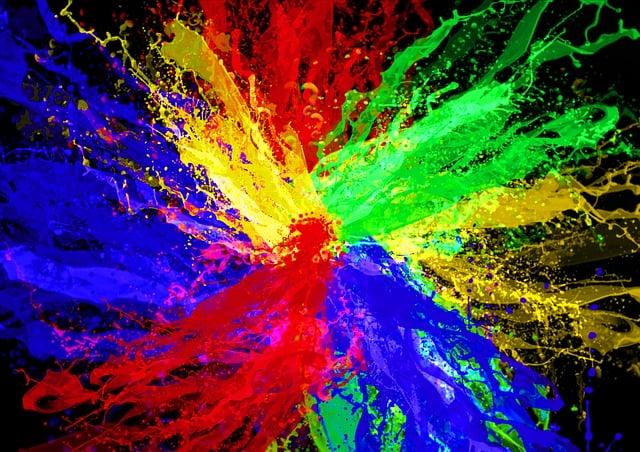
#> input picture hw1/Dataset_OpenCvDl_Hw1/Q1_image/rgb.jpg, 640 x 452 px
$ python -i q3_image_processing.py   (imports and definitions only)
#> lines starting #> are read from the running program, lines starting #| are printed output that depends on the picture; after the words box and inside, x2 and y2 are one past the last pixel; in counts of white or black regions, pixels touching at a corner belong together
#> further down, picture is the input picture: shape (452, 640, 3); mean B, G, R 68.8, 60.7, 79.9
import cv2
import numpy as np


# =========================================================
# Helper Functions
# =========================================================

def _preprocess_gray_blur(image):
    """
    Convert input image to grayscale and apply 3x3 Gaussian blur.
    Returns blurred grayscale float32 image.
    """
    if image is None:
        print("[ERROR] Image is None.")
        return None

    # Convert to grayscale if needed
    if len(image.shape) == 3:
        gray = cv2.cvtColor(image, cv2.COLOR_BGR2GRAY)
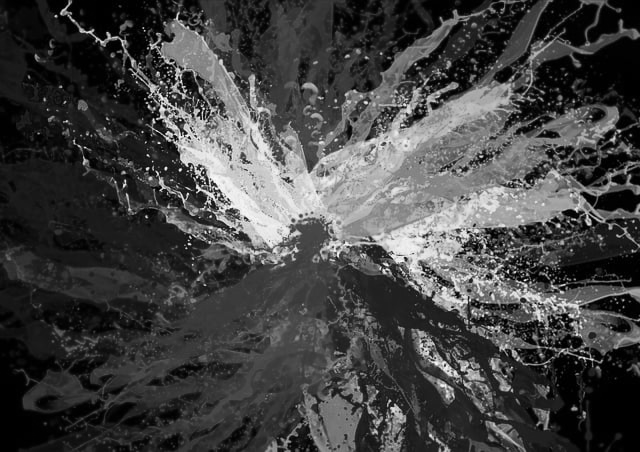
#> gray: shape (452, 640); min 0, max 252, mean 67.3
    else:
        gray = image.copy()

    # Apply Gaussian Blur
    blur = cv2.GaussianBlur(gray, (3, 3), 0).astype(np.float32)
    return blur


def _manual_conv3x3(img, kernel):
    """
    Perform manual 3x3 convolution with zero padding.
    """
    h, w = img.shape
#> h = 452; w = 640
    padded = np.zeros((h + 2, w + 2), dtype=np.float32)
    padded[1:-1, 1:-1] = img
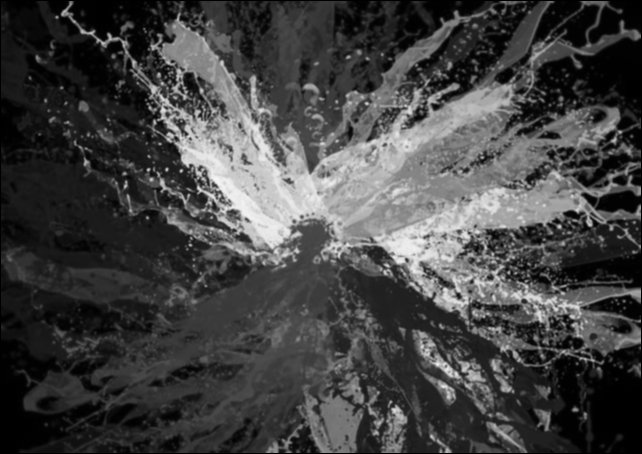
#> padded: shape (454, 642) float32; min 0, max 246, mean 66.9

    result = np.zeros_like(img, dtype=np.float32)

    for x in range(h):
        for y in range(w):
            region = padded[x:x+3, y:y+3]
            result[x, y] = np.sum(region * kernel)
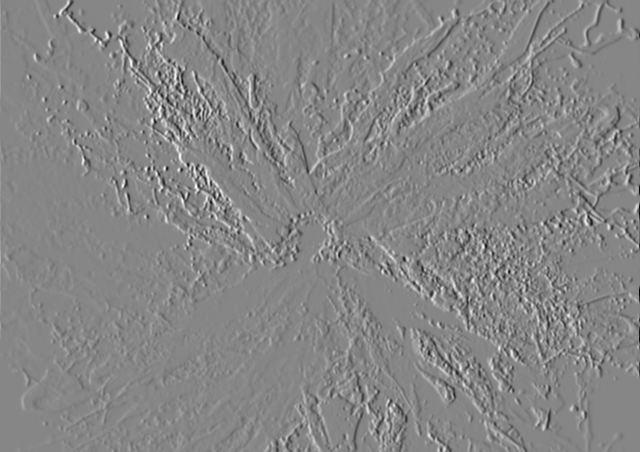
#> result: shape (452, 640) float32; min -635, max 571, mean 0.1; drawn with min black and max white
    return result


# =========================================================
# 3.1 Sobel X
# =========================================================
def sobel_x(image, show=False):
    """
    Apply Sobel X operator manually to detect vertical edges.
    """
    if image is None:
        print("[ERROR] No image loaded for Sobel X.")
        return

    print("Running 3.1 Sobel X...")

    blur = _preprocess_gray_blur(image)
    if blur is None:
        return

    sobel_x_kernel = np.array([
        [-1, 0, 1],
        [-2, 0, 2],
        [-1, 0, 1]
    ], dtype=np.float32)

    gx = _manual_conv3x3(blur, sobel_x_kernel)

    if show:
        cv2.imshow("Sobel X (Vertical Edge)", cv2.convertScaleAbs(gx))
        cv2.waitKey(0)
        cv2.destroyAllWindows()

    return gx


# =========================================================
# 3.2 Sobel Y
# =========================================================
def sobel_y(image, show=False):
    """
    Apply Sobel Y operator manually to detect horizontal edges.
    """
    if image is None:
        print("[ERROR] No image loaded for Sobel Y.")
        return

    print("Running 3.2 Sobel Y...")

    blur = _preprocess_gray_blur(image)
    if blur is None:
        return

    sobel_y_kernel = np.array([
        [1,  2,  1],
        [0,  0,  0],
        [-1, -2, -1]
    ], dtype=np.float32)

    gy = _manual_conv3x3(blur, sobel_y_kernel)
#> after the loop in _manual_conv3x3 (call 2), `for x in range(h):`:
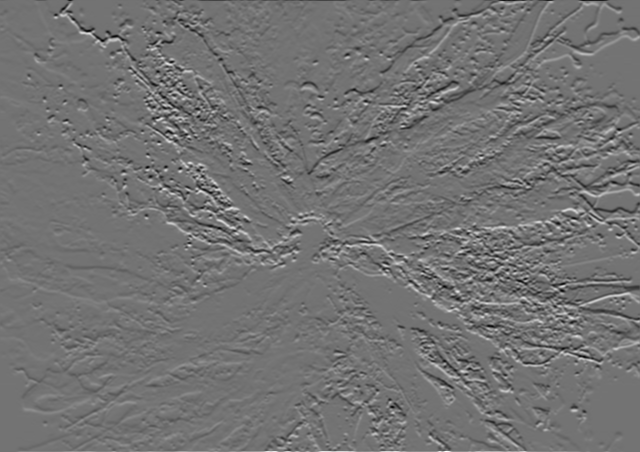
#> result: shape (452, 640) float32; min -563, max 681, mean -0.1; drawn with min black and max white

    if show:
        cv2.imshow("Sobel Y (Horizontal Edge)", cv2.convertScaleAbs(gy))
        cv2.waitKey(0)
        cv2.destroyAllWindows()

    return gy


# =========================================================
# 3.3 Combination and Threshold
# =========================================================
def combination_and_threshold(image, show=True):
    """
    Combine Sobel X and Y results and apply two thresholds.
    """
    if image is None:
        print("[ERROR] No image loaded for Combination and Threshold.")
        return

    print("Running 3.3 Combination and Threshold...")

    gx = sobel_x(image, show=False)
    gy = sobel_y(image, show=False)

    if gx is None or gy is None:
        return

    # Gradient magnitude
    mag = np.sqrt(gx**2 + gy**2)
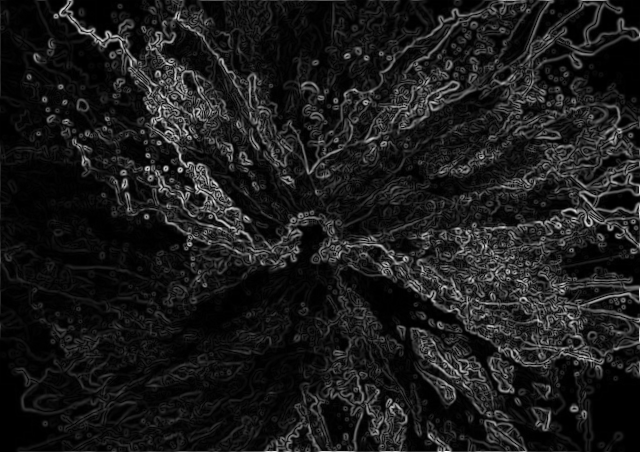
#> mag: shape (452, 640) float32; min 0, max 684.7, mean 74.2; drawn with min black and max white
    normalized = cv2.normalize(mag, None, 0, 255, cv2.NORM_MINMAX).astype(np.uint8)

    # Apply thresholds
    _, th128 = cv2.threshold(normalized, 128, 255, cv2.THRESH_BINARY)
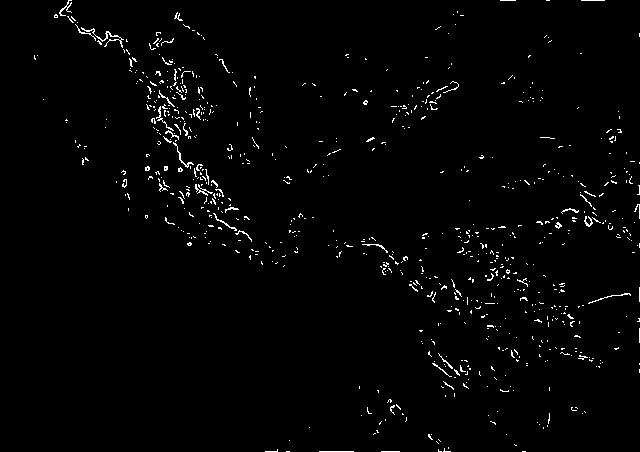
#> th128: shape (452, 640); 1.6% white in thin lines or dots
    _, th28 = cv2.threshold(normalized, 28, 255, cv2.THRESH_BINARY)
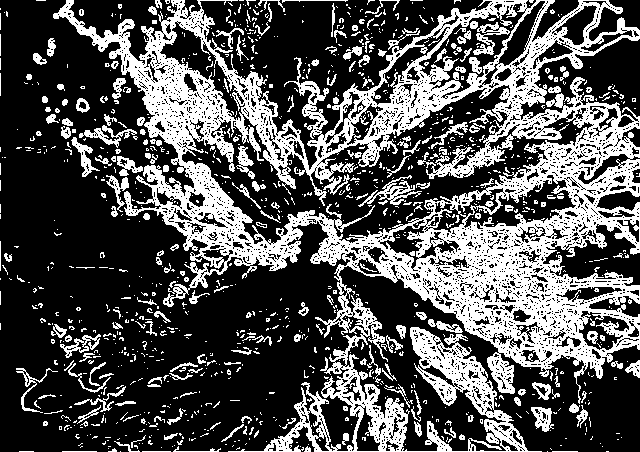
#> th28: shape (452, 640); 32.4% white; 1142 white regions (928 under 20 px), largest, box (x1, y1, x2, y2) and area: (53, 0, 640, 452) 75469, (358, 175, 422, 207) 527, (473, 22, 510, 55) 418

    if show:
        cv2.imshow("Combination (Sobel X + Sobel Y)", normalized)
        cv2.imshow("Threshold = 128", th128)
        cv2.imshow("Threshold = 28", th28)
        cv2.waitKey(0)
        cv2.destroyAllWindows()

    return normalized


# =========================================================
# 3.4 Gradient Angle
# =========================================================
# [54 lines left out: function gradient_angle, not called in this run]

>>> import cv2
>>> picture = cv2.imread('Dataset_OpenCvDl_Hw1/Q1_image/rgb.jpg')
>>> result = combination_and_threshold(picture)
